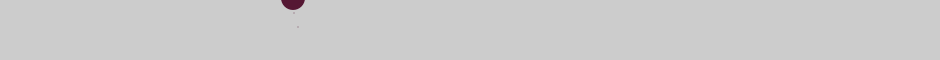
Frame 1 (no input)
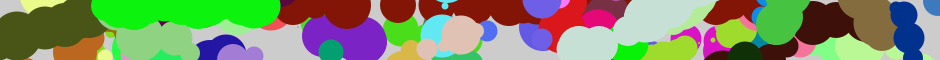
Frame 60 (the mouse pressed at the canvas centre just before this capture)
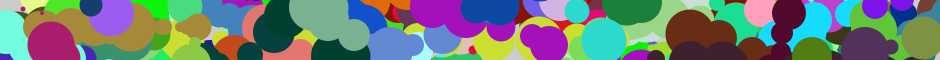
Frame 120 (the mouse held since frame 60 and released just before this capture)

The Processing sketch that drew these frames (run headless with seeded random() and noise(); from frame 60 on, the mouse is pressed at the canvas centre):

// Processing sketch: processing_179436
// ── processing_179436.pde

Tinta tintas;
int posX, posY;

void setup() {
  size(940,60);
  tintas = new Tinta();
}

void draw() {
  posX = (int) random(0,width);
  posY = (int) random(0,height);
  tintas.desenha(posX,posY);
}
class Tinta {

  int totalPt, sizePt, corPt, R, G, B, bg;
  float sentX, sentY, 
  sentXOld, sentYOld;

  Tinta() {
    R = (int) random(255);
    G = (int) random(255);
    B = (int) random(255);
    bg = 0;
    sentX = random(-2, 2);
    sentY = random(-2, 2);
  }

  void desenha(float X, float Y) {
    totalPt=(int) random(1, 40);

    //–––––––––Primeiro pingo–––––––––––––––
    //corPt=(int) random(360);
    R = (int) random(255);
    G = (int) random(255);
    B = (int) random(255);
    sizePt=(int) random(1, 50);
    fill(R, G, B);
    noStroke();
    ellipse(X, Y, sizePt, sizePt);

    //––––––––Sentido X–––––––––––
    sentXOld = sentX;
    if (sentX == sentXOld) {
      while (sentX == sentXOld) {
        sentX = random(-2, 2);
      }
    }
    sentX = random(-2, 2);
    //println(sentX);

    //–––––––Sentido Y–––––––––––
    sentYOld = sentY;
    if (sentY == sentYOld) {
      while (sentY == sentYOld) {
        sentY = random(-2, 2);
      }
    }
    sentY=random(-2, 2);
    //println(sentY);

    //–––Restante dos pingos–––––
    for (int I=0; I<=totalPt; I++) {
      int distX=int(random(25));
      int distY=int(random(25));
      X=X+int(distX*sentX);
      Y=Y+int(distY*sentY);
      sizePt=(int)random(1, 50);
      fill(R, G, B);
      ellipse(X, Y, sizePt, sizePt);
    }
  }
}
